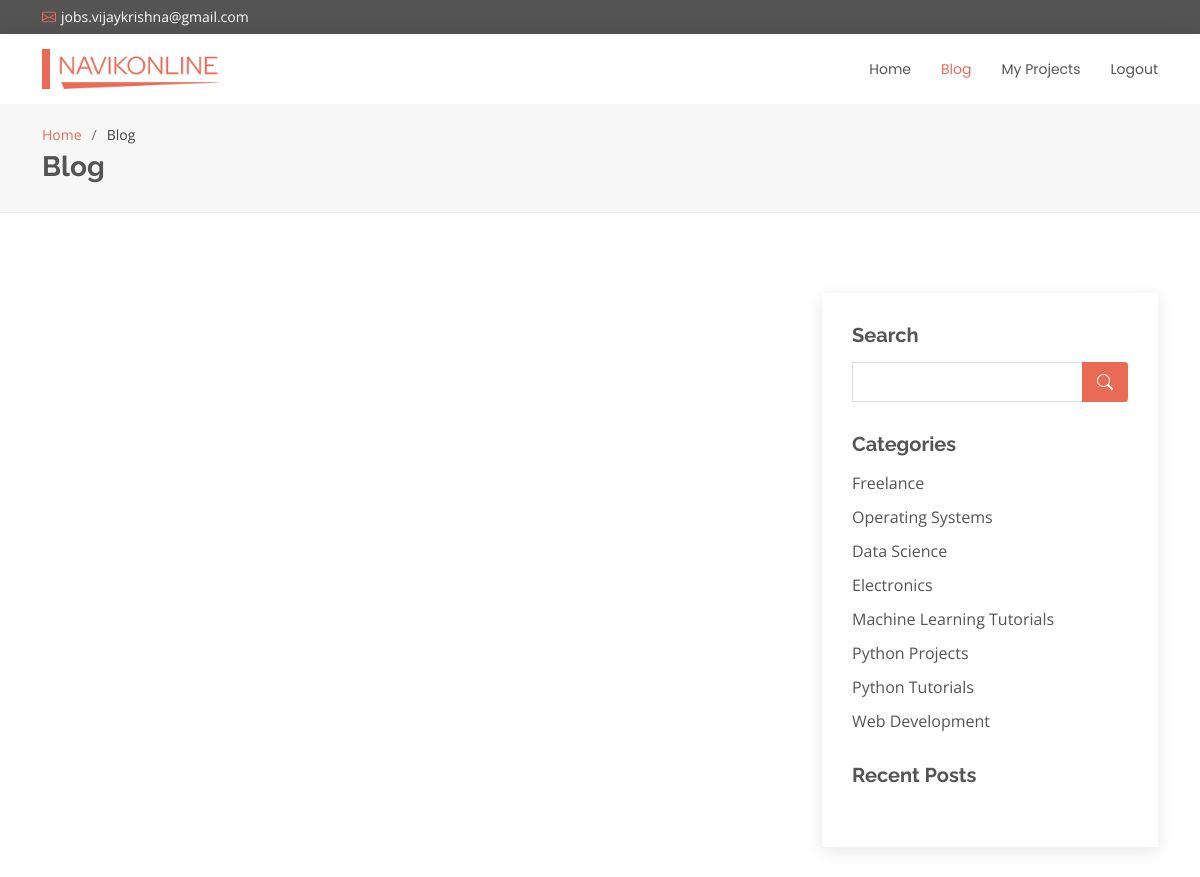
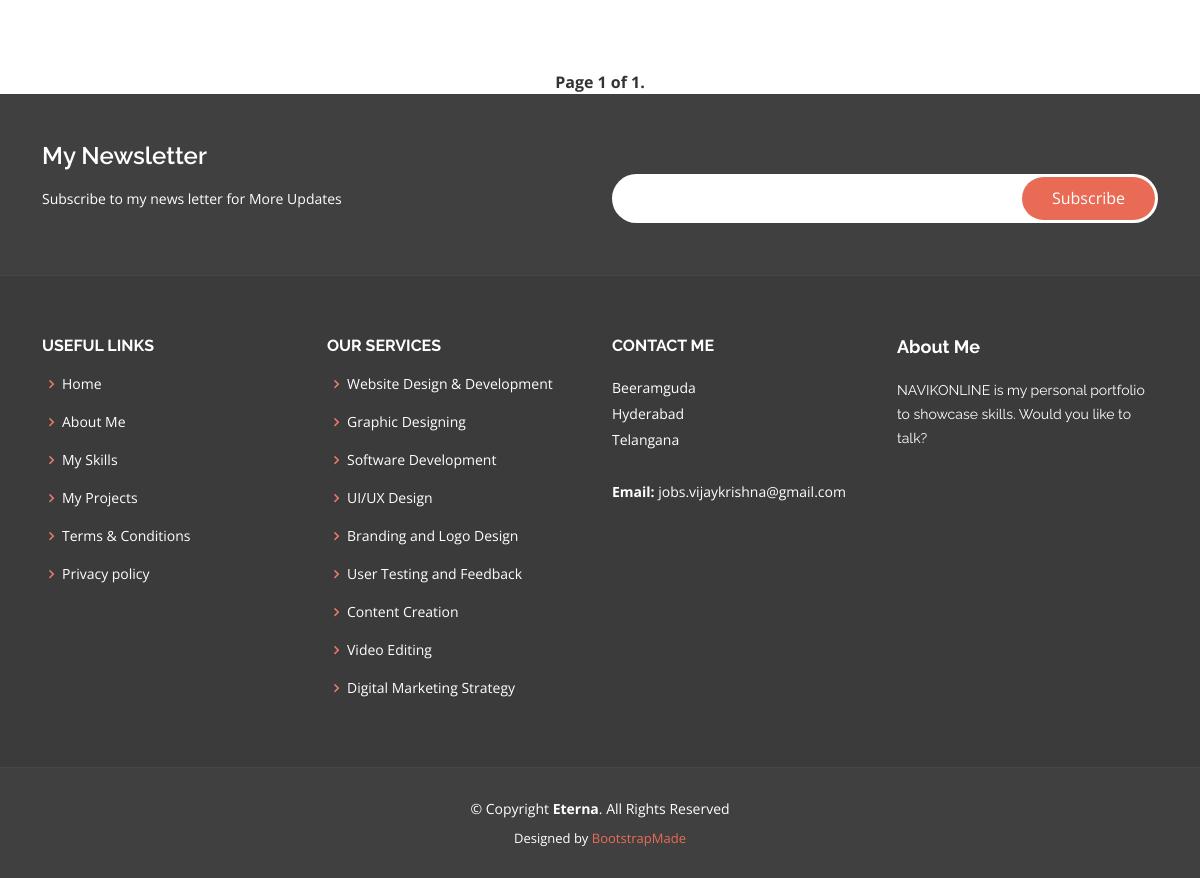
The app's page /blog/?category=Freelance (signed in) with its own data (2 pictures, top to bottom).
### myapp/models.py (models this page shows, shortened)
class Category(models.Model):
    name = models.CharField(max_length=255)
    created = models.DateTimeField(default = datetime.now)
    class meta:
        verbose_name = 'Category'
        verbose_name_plural = 'Categories'

### myapp/views.py (the view)
# urls.py: path('blog/', views.pages.blog, name = 'blog'),
    @staticmethod
    def blog(request):
        category_name = request.GET.get('category')
        posts = Post.objects.filter(is_published=True)
        if category_name:
            posts = posts.filter(category__name=category_name)
        paginator = Paginator(posts, 10)
        page = request.GET.get('page')
        posts = paginator.get_page(page)
        categories = Category.objects.all()
        context = {
            'posts': posts,
            'categories': categories
        }
        return render(request, 'templates/pages/blog.html', context)

### templates/pages/blog.html (shortened to what this page needs)
{% load static %}
<!DOCTYPE html>
<html lang="en">
<head>
  <link href="{% static 'assets/vendor/animate.css/animate.min.css' %}" rel="stylesheet">
  <link href="{% static 'assets/vendor/bootstrap/css/bootstrap.min.css' %}" rel="stylesheet">
  <link href="{% static 'assets/vendor/bootstrap-icons/bootstrap-icons.css' %}" rel="stylesheet">
  <link href="{% static 'assets/vendor/boxicons/css/boxicons.min.css' %}" rel="stylesheet">
  <link href="{% static 'assets/vendor/glightbox/css/glightbox.min.css' %}" rel="stylesheet">
  <link href="{% static 'assets/vendor/swiper/swiper-bundle.min.css' %}" rel="stylesheet">
  <link href="{% static 'assets/css/style.css' %}" rel="stylesheet">
</head>
<body>
  <section id="topbar" class="d-flex align-items-center">
    <div class="container d-flex justify-content-center justify-content-md-between">
      <div class="contact-info d-flex align-items-center">
        <i class="bi bi-envelope d-flex align-items-center"><a href="mailto:jobs.vijaykrishna@gmail.com">jobs.vijaykrishna@gmail.com</a></i>
      </div>
    </div>
  </section>
  <header id="header" class="d-flex align-items-center">
    <div class="container d-flex justify-content-between align-items-center">
      <div class="logo">
        <h1><a href="/"><img src="{% static 'assets/img/logo.png' %}" alt="logo"/></a></h1>
      </div>
      <nav id="navbar" class="navbar">
          {% if user.is_authenticated %}
          <ul>
            <li><a href="/">Home</a></li>
            <li><a class="active" href="{% url 'blog' %}">Blog</a></li>
            <li><a href="{% url 'Templates' %}">My Projects</a></li>
            <li><a href="{% url 'logout' %}">Logout</a></li>
          </ul>
          {% endif %}
      </nav>
    </div>
  </header>
  <main id="main">
    <section id="breadcrumbs" class="breadcrumbs">
      <div class="container">
        <ol>
          <li><a href="/">Home</a></li>
          <li>Blog</li>
        </ol>
        <h2>Blog</h2>
      </div>
    </section>
    <section id="blog" class="blog" >
      <div class="container" data-aos="fade-up">
        <div class="row">
          <div class="col-lg-8 entries">
          </div>
          <div class="col-lg-4">
            <div class="sidebar">
              <h3 class="sidebar-title">Search</h3>
              <div class="sidebar-item search-form">
                <form action="/search/" method="GET">{% csrf_token %}
                  <input type="text" name="q">
                  <button type="submit"><i class="bi bi-search"></i></button>
                </form>
              </div>
              <h3 class="sidebar-title">Categories</h3>
              <div class="sidebar-item categories">
                <ul>
                  {% for category in categories %}
                    <li><a href="/blog/?category={{ category.name }}">{{ category.name }} </a></li>
                  {% endfor %}
                </ul>
              </div>
              <h3 class="sidebar-title">Recent Posts</h3>
            </div>
          </div>
        </div>
      </div>
    </section>
    <div class="pagination" >
      <span class="step-links" >
          <span class="current">
              Page {{ posts.number }} of {{ posts.paginator.num_pages }}.
          </span>
      </span>
    </div>
  </main>
  <footer id="footer">
    <div class="footer-newsletter">
      <div class="container">
        <div class="row">
          <div class="col-lg-6">
            <h4>My Newsletter</h4>
            <p>Subscribe to my news letter for More Updates</p>
          </div>
          <div class="col-lg-6">
            <form action="{% url 'subscribe' %}" method="post">
              <input type="email" name="email">
              <input type="submit" value="Subscribe">
            </form>
          </div>
        </div>
      </div>
    </div>
    <div class="footer-top">
      <div class="container">
        <div class="row">
          <div class="col-lg-3 col-md-6 footer-links">
            <h4>Useful Links</h4>
            <ul>
              <li><i class="bx bx-chevron-right"></i> <a href="{% url 'home' %}">Home</a></li>
              <li><i class="bx bx-chevron-right"></i> <a href="{% url 'about' %}">About Me</a></li>
              <li><i class="bx bx-chevron-right"></i> <a href="{% url 'services' %}">My Skills</a></li>
              <li><i class="bx bx-chevron-right"></i> <a href="{% url 'Templates' %}">My Projects</a></li>
              <li><i class="bx bx-chevron-right"></i> <a href="{% url 'termsandconditions' %}">Terms & Conditions</a></li>
              <li><i class="bx bx-chevron-right"></i> <a href="{% url 'privacypolicy' %}">Privacy policy</a></li>
            </ul>
          </div>
          <div class="col-lg-3 col-md-6 footer-links">
            <h4>Our Services</h4>
            <ul>
              <li><i class="bx bx-chevron-right"></i> <a href="#">Website Design & Development</a></li>
              <li><i class="bx bx-chevron-right"></i> <a href="#">Graphic Designing</a></li>
              <li><i class="bx bx-chevron-right"></i> <a href="#">Software Development</a></li>
              <li><i class="bx bx-chevron-right"></i> <a href="#">UI/UX Design</a></li>
              <li><i class="bx bx-chevron-right"></i> <a href="#">Branding and Logo Design</a></li>
              <li><i class="bx bx-chevron-right"></i> <a href="#">User Testing and Feedback</a></li>
              <li><i class="bx bx-chevron-right"></i> <a href="#">Content Creation</a></li>
              <li><i class="bx bx-chevron-right"></i> <a href="#">Video Editing</a></li>
              <li><i class="bx bx-chevron-right"></i> <a href="#">Digital Marketing Strategy</a></li>
            </ul>
          </div>
          <div class="col-lg-3 col-md-6 footer-contact">
            <h4>Contact Me</h4>
            <p>
              Beeramguda<br>
              Hyderabad<br>
              Telangana<br><br>
              <strong>Email:</strong> jobs.vijaykrishna@gmail.com<br>
            </p>
          </div>
          <div class="col-lg-3 col-md-6 footer-info">
            <h3>About Me</h3>
            <p>NAVIKONLINE is my personal portfolio to showcase skills. Would you like to talk?</p>
          </div>
        </div>
      </div>
    </div>
    <div class="container">
      <div class="copyright">
        &copy; Copyright <strong><span>Eterna</span></strong>. All Rights Reserved
      </div>
      <div class="credits">
        Designed by <a href="#">BootstrapMade</a>
      </div>
    </div>
  </footer>
</body>
</html>

### records on screen
Category: name "Freelance"
Category: name "Operating Systems"
Category: name "Data Science"
Category: name "Electronics"
Category: name "Machine Learning Tutorials"
Category: name "Python Projects"
Category: name "Python Tutorials"
Category: name "Web Development"

### other values on screen
{{ posts.number }} "1"
{{ posts.paginator.num_pages }} "1"
